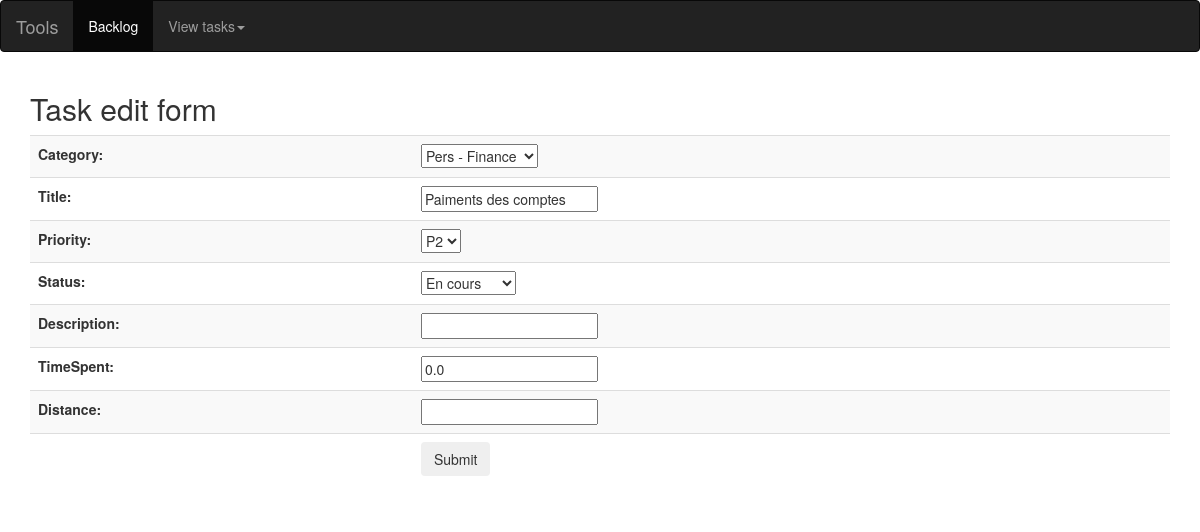
Before: /todo/taskedit/3 with the older database file.
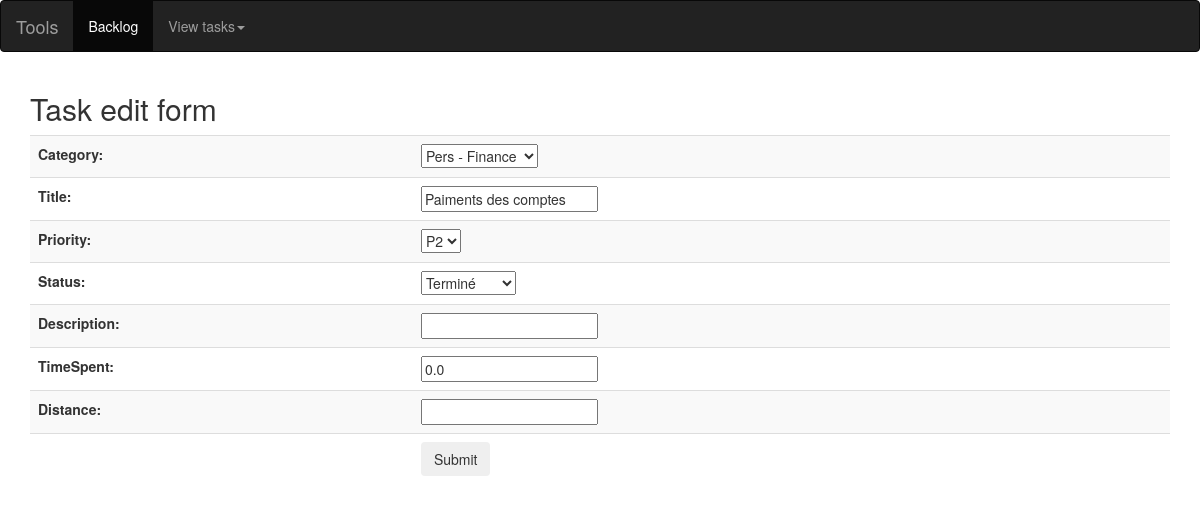
After: the same page with the newer database file.
### todo/models.py (models this page shows, shortened)
class Todo(models.Model):
    priorityChoices = (
        ('1', 'P1'),
        ('2', 'P2'),
        ('3', 'P3'),
    )
    statusChoices = (
        ('ND', 'Non débuté'),
        ('EC', 'En cours'),
        ('T', 'Terminé'),
    )
    category = models.ForeignKey(Type, on_delete=models.SET_NULL, null=True)
    title = models.CharField(max_length=100)
    dateCreated = models.DateField(auto_now_add=True,null=True, blank=True)
    priority = models.CharField(max_length=3, choices=priorityChoices, default='1')
    status = models.CharField(max_length=10,choices=statusChoices,default='ND')
    description = models.CharField(max_length=100,default='',null=True,blank=True)
    timeSpent = models.FloatField(null=True,blank=True,default=None)
    distance = models.FloatField(null=True,blank=True,default=None)
    upDate = models.DateField(null=True,blank=True)
    def __init__(self, *args, **kwargs):
        super(Todo, self).__init__(*args, **kwargs)

### todo/views.py (the view)
# urls.py: path('todo/taskedit/', views.taskedit, name='taskedit'),
def taskedit(request,test=None):
    submitted = False
    if test != None:
        task = get_object_or_404(Todo, id=test)
    else:
        task = None
    if request.method == 'POST':
        form = TodoForm(request.POST, instance=task)
        if form.is_valid():
            form.save()
            return redirect('list')
    else:
        form = TodoForm(instance=task)
    if 'submitted' in request.GET:
        submitted = True
    result = str(test)
    return render(request, 'todo/taskedit.html',{'form': form, 'page_list': Todo.objects.all(),'submitted': submitted,'result':result})

### todo/forms.py
class TodoForm(ModelForm):
    class Meta:
        model = Todo
        fields = ['category', 'title', 'priority', 'status', 'description', 'timeSpent', 'distance']

### todo/models.py (called while the page is built)
    def __str__(self):
        return self.name

### todo/templates/todo/taskedit.html (shortened to what this page needs)
{% extends "basetodo.html" %}
{% block content %}
    <div class="container">
    <h2>Task edit form</h2>
    {% if submitted %}
        <p class="success">Your task was updated.</p>
    {% else %}
        <form action="" method="post" novalidate>
            <table class="table table-striped">
                {{ form.as_table }}
                <tr>
                    <td>&nbsp;</td>
                <td><input type="submit" class="btn btn-dark" value="Submit"></td>
                </tr>
            </table>
        </form>
    {% endif %}
    </div>
{% endblock content %}

Changed rows visible on the page:
changed Todo "Pers - Finance": status "En cours" → "Terminé"
